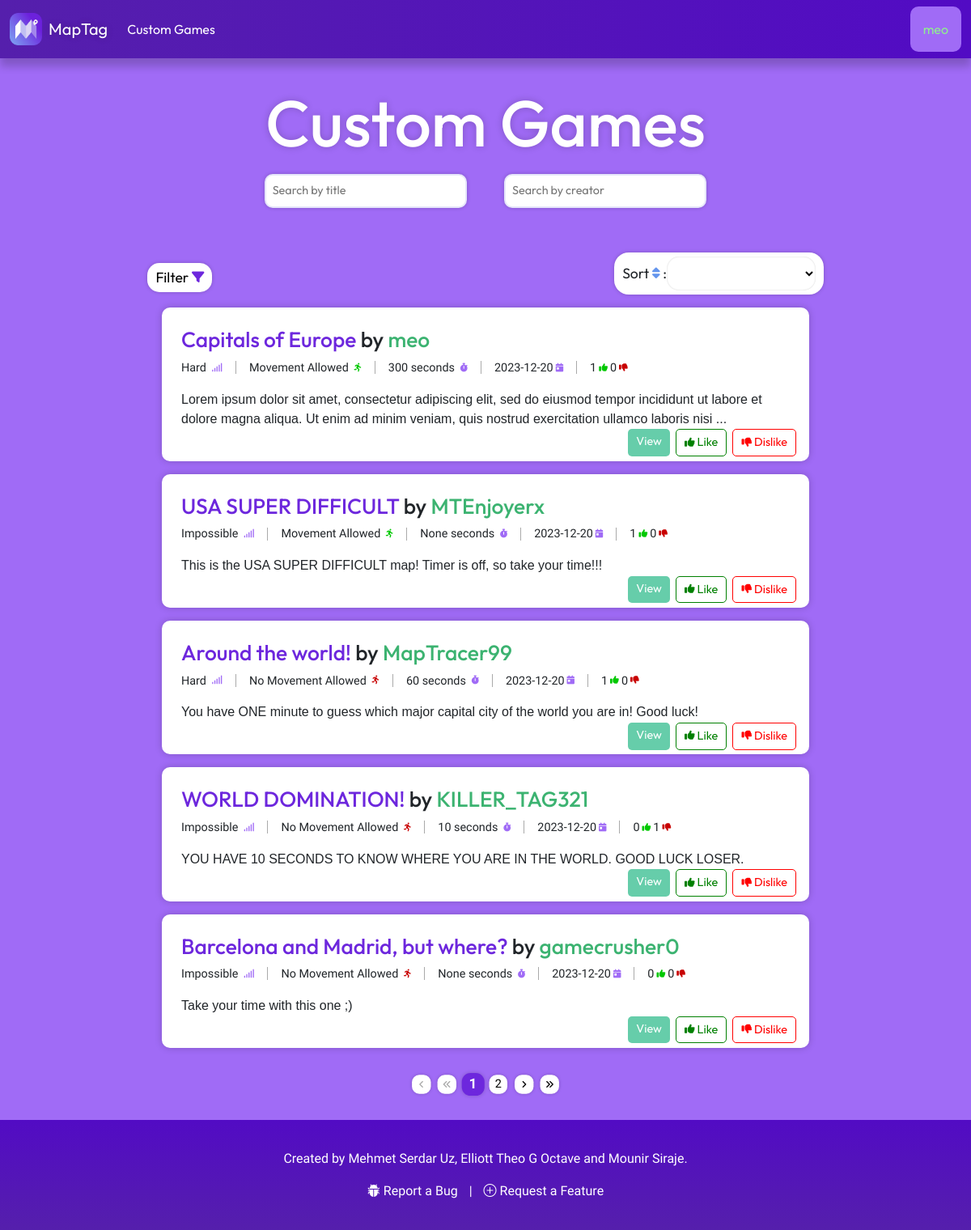
/custom_games (signed in), run on an earlier commit of the app's database.
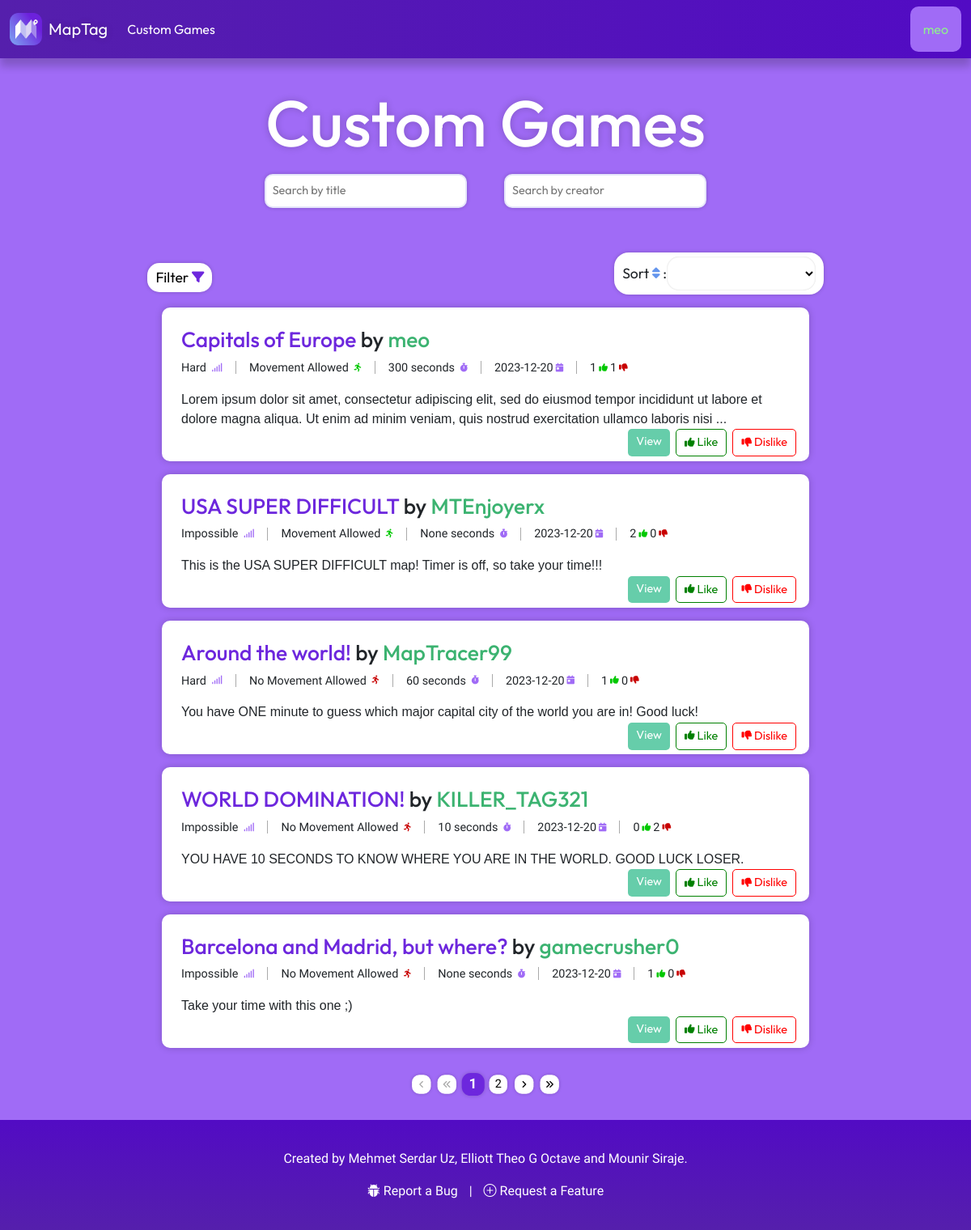
And on a later commit of the database.
### Game/models.py (models this page shows)
class CustomGame(models.Model):
    DIFFICULTY_CHOICES = [
        ('Impossible', 'impossible'),
        ('Very Hard', 'very_hard'),
        ('Hard', 'hard'),
        ('Normal', 'normal'),
        ('Easy', 'easy'),
    ]
    id = models.UUIDField(primary_key=True, default=uuid.uuid4, editable=False)
    creator = models.CharField(max_length=255)
    likes = models.IntegerField(default=0)
    dislikes = models.IntegerField(default=0)
    date_created = models.DateTimeField(auto_now_add=True)
    map_title = models.CharField(max_length=100)
    mobility = models.BooleanField(default=False)
    difficulty = models.CharField(max_length = 20, choices = DIFFICULTY_CHOICES)
    timer_status = models.BooleanField(default=False)
    timer_duration = models.IntegerField(null=True, blank=True)
    map_description = models.TextField(default="No description.", max_length=1000)

### Game/views.py (the view)
# urls.py: path('custom_games', game_views.custom_games, name="custom_games"),
def custom_games(request):
    if request.user.is_authenticated:
        game_list = CustomGame.objects.all()
        paginator = Paginator(game_list, 5)
        page_number = request.GET.get('page')
        page_obj = paginator.get_page(page_number)
        context = {
            'all_games': game_list,
            'current_games': page_obj,
        }
        return render(request, "custom_games.html", context)
    else:
        return redirect('home')

### Game/templatetags/game_tags.py (called while the page is built)
@register.filter(name='truncate_words')
def truncate_words(value, max_words):
    words = value.split()
    if len(words) > max_words:
        return ' '.join(words[:max_words]) + ' ...'
    return value

### Game/templates/custom_games.html (shortened to what this page needs)
{% extends 'base.html' %}
{% load static %}
{% load game_tags %}
{% block extra_head %}
  <link rel="stylesheet" type="text/css" href="{% static 'styles/custom_games.css' %}" />
{% endblock %}
{% block content %}
  <div class="title"><h1>Custom Games</h1></div>
  <div class="games-container">
    <div class="search-container">
      <input type="text" id="title-search" placeholder="Search by title" />
      <input type="text" id="creator-search" placeholder="Search by creator" />
    </div>
    <div class="tools-container">
      <div class="filtering-container">
        <button id="filter-btn">Filter <i class="fa-solid fa-filter fa-sm"></i></button>
      </div>
      <div class="sorting-container">
        <label for="sorting-select">Sort <i class="fa-solid fa-sort fa-sm" style="color: #6495ed;"></i> :</label><select id="sorting-select">
        </select>
      </div>
    </div>
    <div class="current-games" id="current-games">
    </div>
    <div class="all-games" id="all-games" style="display:none;">
      {% for game in all_games %}
      <div class="game">
        <h2><span class="title">{{ game.map_title }}</span> by <span class="creator">{{ game.creator }}</span></h2>
        <div class="game-details">
          <p class="game-difficulty">
            {{ game.difficulty }}
          </p>
          {% if game.mobility == True %}
            <p>
              Movement Allowed
            </p>
          {% else %}
            <p>
              No Movement Allowed
            </p>
          {% endif %}
          <p class="game-duration">{{ game.timer_duration }} seconds </p>
          <p class="game-date">{{ game.date_created|date:'Y-m-d' }}</p>
          <p></p>
          <p class="game-likes" id="game-likes">{{ game.likes }}</p>
          <p>
          </p>
          <p class="game-dislikes" id="game-dislikes" style="margin-left: 3px;">{{ game.dislikes }}</p>
          <p>
          </p>
        </div>
        <p class="games-description">{{ game.map_description|truncate_words:30 }}</p>
        <div class="game-actions">
          <a href="{% url 'custom_game_detail' game.id %}" class="game-view">View</a>
          <a class="game-like"> Like</a>
          <a class="game-dislike"> Dislike</a>
        </div>
      </div>
      {% endfor %}
    </div>
    <div class="pagination">
      <span class="step-links">
        {% if current_games.has_previous %}
          <a href="?page=1"><i class="fa-solid fa-angles-left fa-xs"></i></a>
          <a href="?page={{ current_games.previous_page_number }}"><i class="fa-solid fa-angle-left fa-xs"></i></a>
        {% else %}
          <span class="disabled"></span>
          <span class="disabled"></span>
        {% endif %}
        {% for num in current_games.paginator.page_range %}
          {% if num == current_games.number %}
            <span class="current-page">{{ num }}</span>
          {% else %}
            {% with lower_bound=current_games.number|add:'-3' upper_bound=current_games.number|add:'3' %}
              {% if num > lower_bound and num < upper_bound %}
                <a href="?page={{ num }}">{{ num }}</a>
              {% endif %}
            {% endwith %}
          {% endif %}
        {% endfor %}
        {% if current_games.has_next %}
          <a href="?page={{ current_games.next_page_number }}"></a>
          <a href="?page={{ current_games.paginator.num_pages }}"></a>
        {% else %}
          <span class="disabled"><i class="fa-solid fa-angle-right fa-xs"></i></span>
          <span class="disabled"><i class="fa-solid fa-angles-right fa-xs"></i></span>
        {% endif %}
      </span>
    </div>
  </div>
{% endblock %}

What changed in the data, as far as the page shows it:
changed CustomGame "Capitals of Europe": dislikes "0" → "1"
changed CustomGame "USA SUPER DIFFICULT": likes "1" → "2"
changed CustomGame "WORLD DOMINATION!": dislikes "1" → "2"
changed CustomGame "Barcelona and Madrid, but where?": likes "0" → "1"
